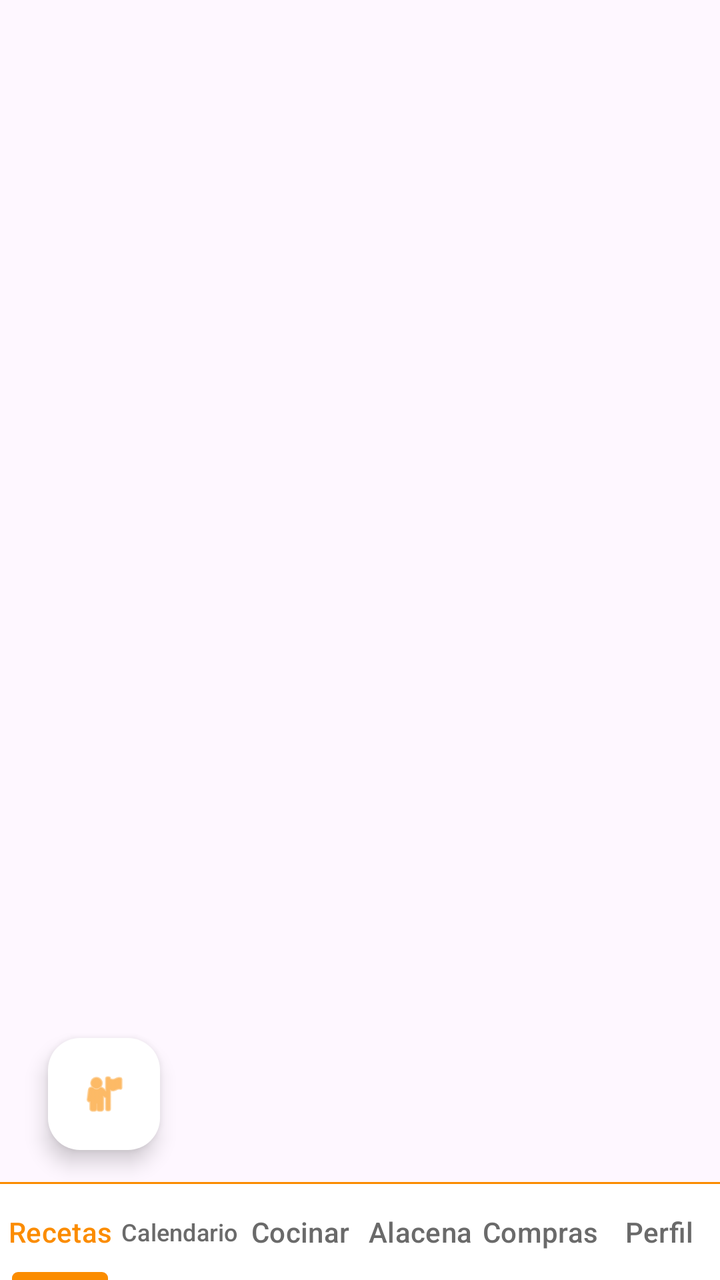
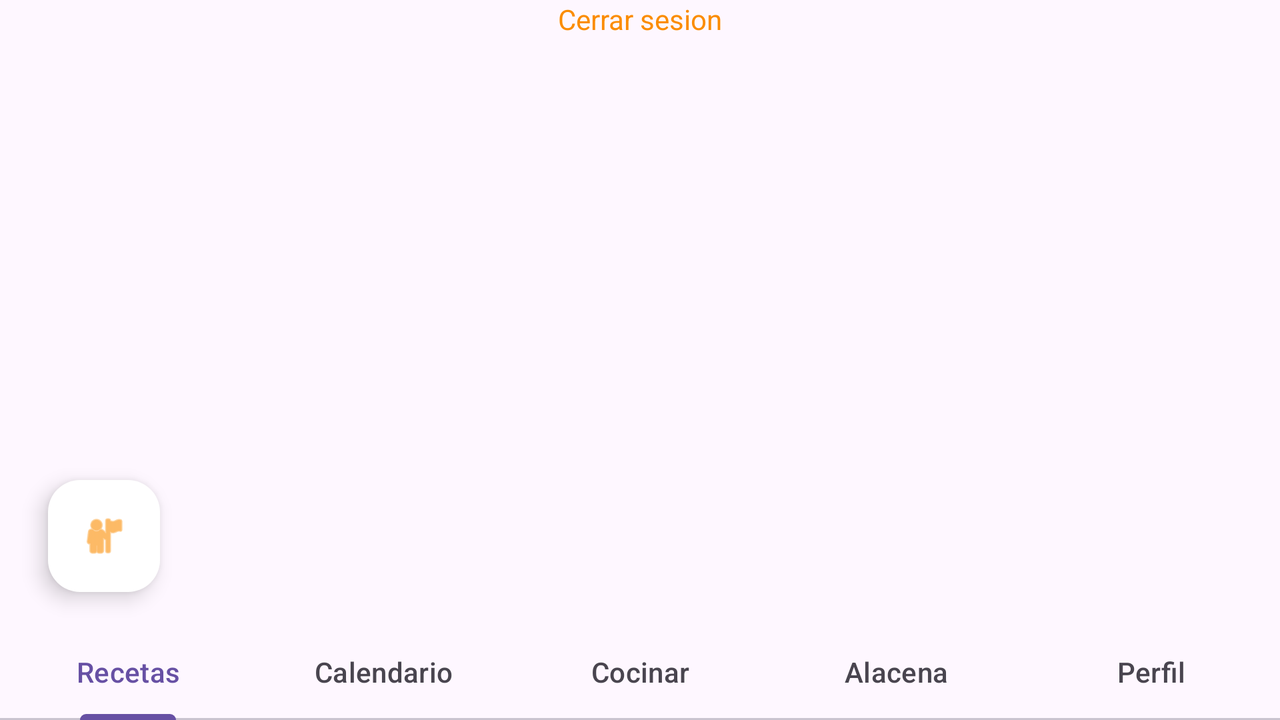

Two renders of one Android screen. The first uses the default layout on a phone; the second uses the alternative layout the repository ships for a different screen configuration, on a matching device. The two XML files are below.
<!-- AndroidManifest.xml: application theme Theme.RecetarIA -->
<!-- res/layout/activity_main.xml -->
<?xml version="1.0" encoding="utf-8"?>
<androidx.constraintlayout.widget.ConstraintLayout xmlns:android="http://schemas.android.com/apk/res/android"
    xmlns:app="http://schemas.android.com/apk/res-auto"
    xmlns:tools="http://schemas.android.com/tools"
    android:id="@+id/main"
    android:layout_width="match_parent"
    android:layout_height="match_parent"
    android:fitsSystemWindows="true"
    tools:context=".ui.activities.MainActivity">


    <androidx.viewpager2.widget.ViewPager2
        android:id="@+id/viewPager"
        android:layout_width="0dp"
        android:layout_height="0dp"
        app:layout_constraintTop_toTopOf="parent"
        app:layout_constraintBottom_toTopOf="@id/divisorNav"
        app:layout_constraintStart_toStartOf="parent"
        app:layout_constraintEnd_toEndOf="parent" />


    <com.google.android.material.tabs.TabLayout
        android:id="@+id/tabLayout"
        android:layout_width="match_parent"
        android:layout_height="wrap_content"
        app:tabIndicatorHeight="4dp"
        app:tabRippleColor="@null"
        app:tabPaddingStart="0dp"
        app:tabPaddingEnd="0dp"
        app:tabPaddingTop="12dp"
        app:tabPaddingBottom="12dp"
        app:tabIndicatorColor="@color/primario"
        android:background="@color/white"
        app:tabIconTint="@color/tab_selector"
        app:tabTextColor="@color/tab_selector"
        app:layout_constraintBottom_toBottomOf="parent"
        app:layout_constraintStart_toStartOf="parent"
        app:layout_constraintEnd_toEndOf="parent">

        <com.google.android.material.tabs.TabItem
            android:id="@+id/tabItemRecetas"
            android:minHeight="30dp"
            android:layout_width="wrap_content"
            android:layout_height="wrap_content"
            android:text="Recetas"/>

        <com.google.android.material.tabs.TabItem
            android:id="@+id/tabItemCalendario"
            android:layout_width="wrap_content"
            android:layout_height="wrap_content"
            android:text="Calendario" />

        <com.google.android.material.tabs.TabItem
            android:id="@+id/tabItemCocinar"
            android:layout_width="wrap_content"
            android:layout_height="wrap_content"
            android:text="Cocinar"
            />

        <com.google.android.material.tabs.TabItem
            android:id="@+id/tabItemAlacena"
            android:layout_width="wrap_content"
            android:layout_height="wrap_content"
            android:text="Alacena"/>

        <com.google.android.material.tabs.TabItem
            android:id="@+id/tabItemLista"
            android:layout_width="wrap_content"
            android:layout_height="wrap_content"
            android:text="Compras" />


        <com.google.android.material.tabs.TabItem
            android:id="@+id/tabItemPerfil"
            android:layout_width="wrap_content"
            android:layout_height="wrap_content"
            android:text="Perfil" />


    </com.google.android.material.tabs.TabLayout>

    <com.google.android.material.floatingactionbutton.FloatingActionButton
        android:id="@+id/fabPerfilUsuario"
        android:layout_width="wrap_content"
        android:layout_height="wrap_content"
        android:layout_marginStart="24dp"
        android:layout_marginBottom="16dp"
        app:srcCompat="@android:drawable/ic_menu_myplaces"
        app:tint="@color/primario"
        app:backgroundTint="@color/white"
        app:elevation="6dp"
        app:layout_constraintBottom_toTopOf="@+id/divisorNav"
        app:layout_constraintStart_toStartOf="parent" />

    <View
        android:id="@+id/divisorNav"
        android:layout_width="match_parent"
        android:layout_height="1dp"
        android:background="@color/primario"
        app:layout_constraintBottom_toTopOf="@id/tabLayout"
        app:layout_constraintStart_toStartOf="parent"
        app:layout_constraintEnd_toEndOf="parent" />



</androidx.constraintlayout.widget.ConstraintLayout>
<!-- resources referenced by this layout -->
<resources>
  <color name="primario">#FB8C00</color>
  <color name="white">#FFFFFFFF</color>
  <!-- from res/values-v23/ -->
  <style name="Theme.RecetarIA" parent="Base.Theme.RecetarIA">
          
          <item name="android:navigationBarColor">@android:color/transparent</item>
          <item name="android:statusBarColor">@android:color/transparent</item>
          <item name="android:windowLightStatusBar">?attr/isLightTheme</item>
      </style>
  <style name="Base.Theme.RecetarIA" parent="Theme.Material3.DayNight.NoActionBar">
          <item name="android:statusBarColor">@color/primario</item>
          <item name="android:windowLightStatusBar">false</item>
          <item name="android:navigationBarColor">@color/fondo_claro</item>
          <item name="android:windowLightNavigationBar" tools:targetApi="o_mr1">true</item>
      </style>
  <color name="fondo_claro">#FBF4E8</color>
</resources>
<!-- res/layout-land/activity_main.xml (the repository's variant of the layout above) -->
<!-- drawn on the phone turned sideways -->
<?xml version="1.0" encoding="utf-8"?>
<androidx.constraintlayout.widget.ConstraintLayout xmlns:android="http://schemas.android.com/apk/res/android"
    xmlns:app="http://schemas.android.com/apk/res-auto"
    xmlns:tools="http://schemas.android.com/tools"
    android:id="@+id/main"
    android:layout_width="match_parent"
    android:layout_height="match_parent"

    android:fitsSystemWindows="true"
    tools:context=".ui.activities.MainActivity">

    <TextView
        android:id="@+id/txtCerrarSesion"
        android:layout_width="match_parent"
        android:layout_height="wrap_content"
        android:textAlignment="center"
        android:text="Cerrar sesion"
        android:textColor="@color/primario"
        app:layout_constraintEnd_toEndOf="parent"
        app:layout_constraintStart_toStartOf="parent"
        app:layout_constraintTop_toTopOf="parent" />

    <com.google.android.material.tabs.TabLayout
        android:id="@+id/tabLayout"
        android:layout_width="match_parent"
        android:layout_height="48dp"
        app:tabInlineLabel="true"
        app:tabMode="fixed"
        app:tabGravity="fill"
        app:tabMaxWidth="0dp"
        app:layout_constraintBottom_toBottomOf="parent"
        app:layout_constraintStart_toStartOf="parent"
        app:layout_constraintEnd_toEndOf="parent">

        <com.google.android.material.tabs.TabItem
            android:id="@+id/tabItemRecetas"
            android:layout_width="wrap_content"
            android:layout_height="wrap_content"
            android:text="Recetas" />

        <com.google.android.material.tabs.TabItem
            android:id="@+id/tabItemCalendario"
            android:layout_width="wrap_content"
            android:layout_height="wrap_content"
            android:text="Calendario" />

        <com.google.android.material.tabs.TabItem
            android:id="@+id/tabItemCocinar"
            android:layout_width="wrap_content"
            android:layout_height="wrap_content"
            android:text="Cocinar" />

        <com.google.android.material.tabs.TabItem
            android:id="@+id/tabItemAlacena"
            android:layout_width="wrap_content"
            android:layout_height="wrap_content"
            android:text="Alacena" />

        <com.google.android.material.tabs.TabItem
            android:id="@+id/tabItemPerfil"
            android:layout_width="wrap_content"
            android:layout_height="wrap_content"
            android:text="Perfil" />
    </com.google.android.material.tabs.TabLayout>

    <com.google.android.material.floatingactionbutton.FloatingActionButton
        android:id="@+id/fabPerfilUsuario"
        android:layout_width="wrap_content"
        android:layout_height="wrap_content"
        android:layout_marginStart="24dp"
        android:layout_marginBottom="16dp"
        app:srcCompat="@android:drawable/ic_menu_myplaces"
        app:tint="@color/primario"
        app:backgroundTint="@color/white"
        app:elevation="6dp"
        app:layout_constraintBottom_toTopOf="@+id/tabLayout"
        app:layout_constraintStart_toStartOf="parent" />
    <androidx.viewpager2.widget.ViewPager2
        android:id="@+id/viewPager"
        android:layout_width="0dp"
        android:layout_height="0dp"
        app:layout_constraintTop_toBottomOf="@id/txtCerrarSesion"
        app:layout_constraintBottom_toTopOf="@id/tabLayout"
        app:layout_constraintStart_toStartOf="parent"
        app:layout_constraintEnd_toEndOf="parent" />



</androidx.constraintlayout.widget.ConstraintLayout>
